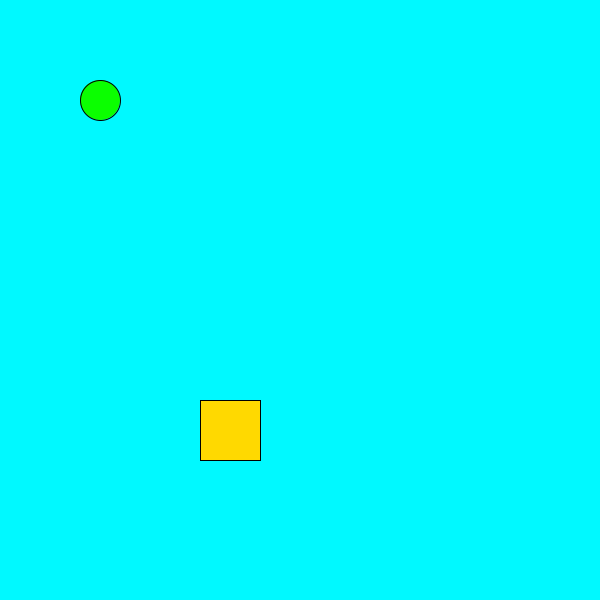
Frame 1 (no input)
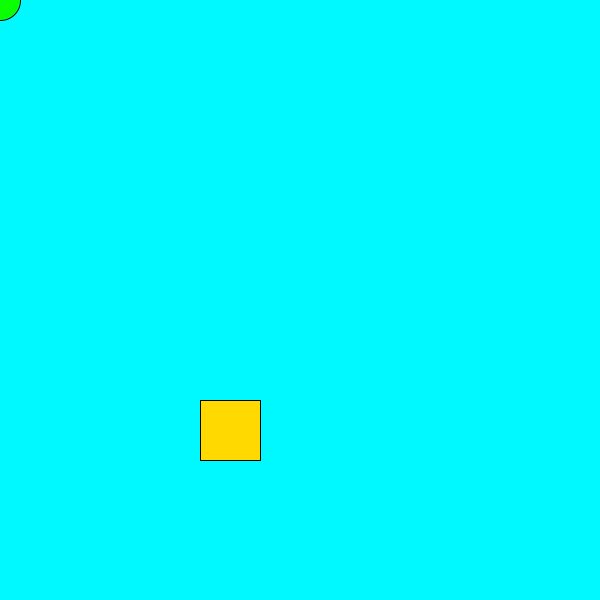
Frame 60 (the mouse pressed at the canvas centre just before this capture)
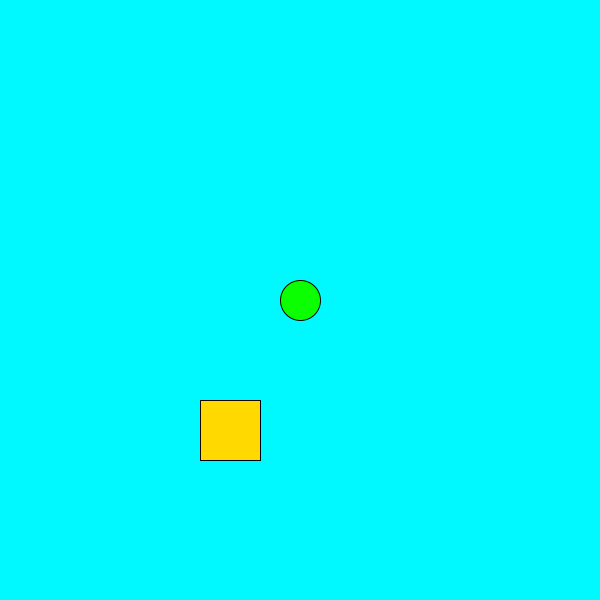
Frame 120 (the mouse held since frame 60 and released just before this capture)

The Processing sketch that drew these frames (run headless with seeded random() and noise(); from frame 60 on, the mouse is pressed at the canvas centre):

// Processing sketch: ejercicio_16
// ── ejercicio_16.pde
PVector coordenadasLink;
PVector coordenadasTesoro;

public void setup(){
  size(600,600);
  coordenadasLink = new PVector(100,100);
  coordenadasTesoro = new PVector(200,400);
}

public void draw(){
  background(#00F9FF);
  dibujarLink();
  coordenadasLink.x = mouseX;
  coordenadasLink.y = mouseY;
  validarDibujarTesoro();
}

public void dibujarLink(){
  fill(#0BFF00);
  circle(coordenadasLink.x,coordenadasLink.y,40);
}

public void dibujarTesoro(){
  fill(#FFD900);
  rect(coordenadasTesoro.x,coordenadasTesoro.y,60,60);
}

public float obtenerDistancia(){
  float distancia;
  float cateto1=coordenadasTesoro.x-coordenadasLink.x;
  float cateto2=coordenadasTesoro.y-coordenadasLink.y;
  distancia = sqrt(pow(cateto1,2)+pow(cateto2,2));
  return distancia;
}

public void validarDibujarTesoro(){
  if(obtenerDistancia() < 32){
    println("Se obtuvo un Power Up!");
  }else{
    dibujarTesoro();
  }
}
